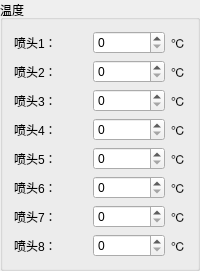
          <widget class="QGroupBox" name="groupBox_16">
           <property name="title">
            <string>温度</string>
           </property>
           <layout class="QVBoxLayout" name="verticalLayout_2">
            <item>
             <layout class="QHBoxLayout" name="horizontalLayout_56">
              <item>
               <widget class="QLabel" name="label_59">
                <property name="text">
                 <string>喷头1：</string>
                </property>
               </widget>
              </item>
              <item>
               <widget class="QSpinBox" name="nozzle1TemperatureSpinBox"/>
              </item>
              <item>
               <widget class="QLabel" name="label_60">
                <property name="maximumSize">
                 <size>
                  <width>15</width>
                  <height>16777215</height>
                 </size>
                </property>
                <property name="text">
                 <string>℃</string>
                </property>
               </widget>
              </item>
             </layout>
            </item>
            <item>
             <layout class="QHBoxLayout" name="horizontalLayout_57">
              <item>
               <widget class="QLabel" name="label_61">
                <property name="text">
                 <string>喷头2：</string>
                </property>
               </widget>
              </item>
              <item>
               <widget class="QSpinBox" name="nozzle2TemperatureSpinBox"/>
              </item>
              <item>
               <widget class="QLabel" name="label_62">
                <property name="maximumSize">
                 <size>
                  <width>15</width>
                  <height>16777215</height>
                 </size>
                </property>
                <property name="text">
                 <string>℃</string>
                </property>
               </widget>
              </item>
             </layout>
            </item>
            <item>
             <layout class="QHBoxLayout" name="horizontalLayout_58">
              <item>
               <widget class="QLabel" name="label_63">
                <property name="text">
                 <string>喷头3：</string>
                </property>
               </widget>
              </item>
              <item>
               <widget class="QSpinBox" name="nozzle3TemperatureSpinBox"/>
              </item>
              <item>
               <widget class="QLabel" name="label_64">
                <property name="maximumSize">
                 <size>
                  <width>15</width>
                  <height>16777215</height>
                 </size>
                </property>
                <property name="text">
                 <string>℃</string>
                </property>
               </widget>
              </item>
             </layout>
            </item>
            <item>
             <layout class="QHBoxLayout" name="horizontalLayout_59">
              <item>
               <widget class="QLabel" name="label_65">
                <property name="text">
                 <string>喷头4：</string>
                </property>
               </widget>
              </item>
              <item>
               <widget class="QSpinBox" name="nozzle4TemperatureSpinBox"/>
              </item>
              <item>
               <widget class="QLabel" name="label_66">
                <property name="maximumSize">
                 <size>
                  <width>15</width>
                  <height>16777215</height>
                 </size>
                </property>
                <property name="text">
                 <string>℃</string>
                </property>
               </widget>
              </item>
             </layout>
            </item>
            <item>
             <layout class="QHBoxLayout" name="horizontalLayout_60">
              <item>
               <widget class="QLabel" name="label_67">
                <property name="text">
                 <string>喷头5：</string>
                </property>
               </widget>
              </item>
              <item>
               <widget class="QSpinBox" name="nozzle5TemperatureSpinBox"/>
              </item>
              <item>
               <widget class="QLabel" name="label_68">
                <property name="maximumSize">
                 <size>
                  <width>15</width>
                  <height>16777215</height>
                 </size>
                </property>
                <property name="text">
                 <string>℃</string>
                </property>
               </widget>
              </item>
             </layout>
            </item>
            <item>
             <layout class="QHBoxLayout" name="horizontalLayout_61">
              <item>
               <widget class="QLabel" name="label_69">
                <property name="text">
                 <string>喷头6：</string>
                </property>
               </widget>
              </item>
              <item>
               <widget class="QSpinBox" name="nozzle6TemperatureSpinBox"/>
              </item>
              <item>
               <widget class="QLabel" name="label_70">
                <property name="maximumSize">
                 <size>
                  <width>15</width>
                  <height>16777215</height>
                 </size>
                </property>
                <property name="text">
                 <string>℃</string>
                </property>
               </widget>
              </item>
             </layout>
            </item>
            <item>
             <layout class="QHBoxLayout" name="horizontalLayout_62">
              <item>
               <widget class="QLabel" name="label_71">
                <property name="text">
                 <string>喷头7：</string>
                </property>
               </widget>
              </item>
              <item>
               <widget class="QSpinBox" name="nozzle7TemperatureSpinBox"/>
              </item>
              <item>
               <widget class="QLabel" name="label_72">
                <property name="maximumSize">
                 <size>
                  <width>15</width>
                  <height>16777215</height>
                 </size>
                </property>
                <property name="text">
                 <string>℃</string>
                </property>
               </widget>
              </item>
             </layout>
            </item>
            <item>
             <layout class="QHBoxLayout" name="horizontalLayout_63">
              <item>
               <widget class="QLabel" name="label_73">
                <property name="text">
                 <string>喷头8：</string>
                </property>
               </widget>
              </item>
              <item>
               <widget class="QSpinBox" name="nozzle8TemperatureSpinBox"/>
              </item>
              <item>
               <widget class="QLabel" name="label_74">
                <property name="maximumSize">
                 <size>
                  <width>15</width>
                  <height>16777215</height>
                 </size>
                </property>
                <property name="text">
                 <string>℃</string>
                </property>
               </widget>
              </item>
             </layout>
            </item>
           </layout>
          </widget>
